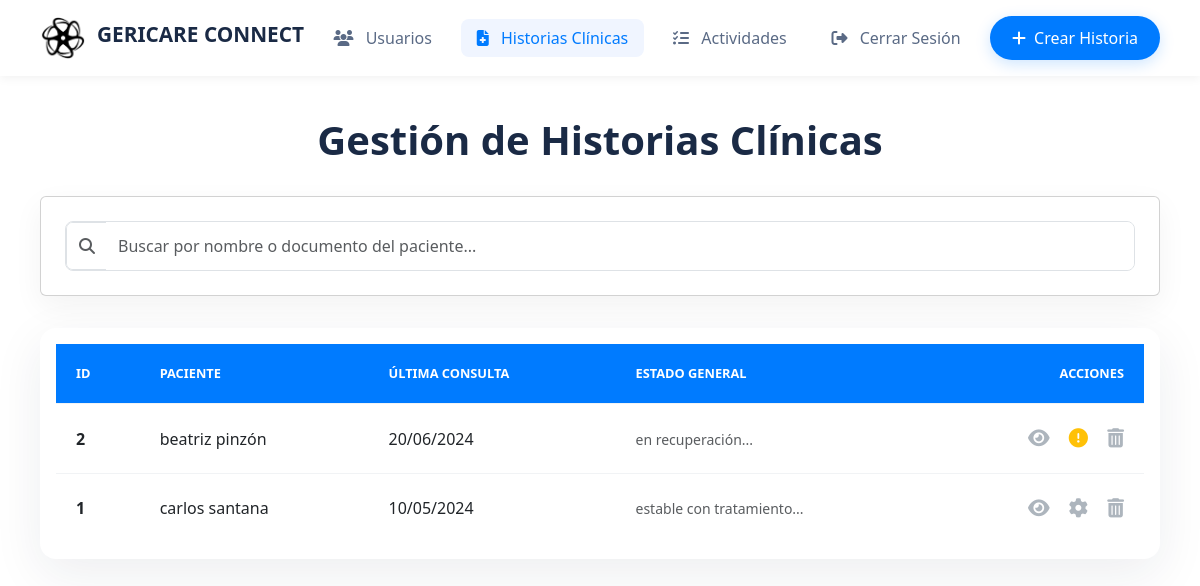
The app's page /views/admin/html_admin/historia_clinica.php (signed in) with its own data.
### tables this page shows
create table tb_historia_clinica (
    id_historia_clinica int primary key auto_increment,
    id_paciente int not null,
    id_usuario_administrador int null,
    estado_salud text null,
    condiciones text null,
    antecedentes_medicos text null,
    alergias text null,
    dietas_especiales text null,
    fecha_ultima_consulta date null,
    observaciones text null,
    estado enum('Activo','Inactivo') default 'Activo'
);

### models/clases/historia_clinica.php (called while the page is built, shortened)
<?php
require_once __DIR__ . '/../data_base/database.php';
class HistoriaClinica {
    private $conn;
    public function __construct() {
        global $conn;
        $this->conn = $conn;
    }
    public function consultarHistorias($busqueda = null) {
        try {
            $stmt = $this->conn->prepare("CALL consultar_historia_clinica(NULL, ?)");
            $stmt->execute([$busqueda]);
            return $stmt->fetchAll(PDO::FETCH_ASSOC);
        } catch (Exception $e) {
            error_log("Error en consultarHistorias: " . $e->getMessage());
            return [];
        }
    }
}
?>

### views/admin/html_admin/historia_clinica.php (the view, shortened to what this page needs)
<?php
require_once __DIR__ . '/../../../models/clases/historia_clinica.php';
$modelo = new HistoriaClinica();
$busqueda = $_GET['busqueda'] ?? '';
$historias = $modelo->consultarHistorias($busqueda);
?>
<!DOCTYPE html>
<html lang="es">
<head>
    <link rel="stylesheet" href="../css_admin/admin_main.css?v=<?= time(); ?>">
    <link rel="stylesheet" href="../libs/bootstrap/css/bootstrap.min.css"><link rel="stylesheet" href="../libs/animate/animate.min.css">
    <link rel="stylesheet" href="https://cdnjs.cloudflare.com/ajax/libs/font-awesome/6.2.0/css/all.min.css"><script src="https://cdn.jsdelivr.net/npm/sweetalert2@11"></script>
</head>
<body>
    <header class="admin-header">
        <div class="logo-container"><img src="../../imagenes/Geri_Logo-..png" alt="Logo" class="logo"><span class="app-name">GERICARE CONNECT</span></div>
        <nav>
            <ul>
                <li><a href="admin_pacientes.php"><i class="fas fa-users"></i> Usuarios</a></li>
                <li><a href="historia_clinica.php" class="active"><i class="fas fa-file-medical"></i> Historias Clínicas</a></li>
                <li><a href="admin_actividades.php"><i class="fas fa-tasks"></i> Actividades</a></li>
                <li><a href="../../../controllers/admin/logout.php"><i class="fas fa-sign-out-alt"></i> Cerrar Sesión</a></li>
            </ul>
        </nav>
        <div class="add-button-container"><a href="form_historia_clinica.php" class="btn-header btn-add-historia"><i class="fas fa-plus"></i> Crear Historia</a></div>
    </header>
    <main class="main-content">
        <div class="content-container">
            <h1 class="animate__animated animate__fadeInDown">Gestión de Historias Clínicas</h1>
            <div class="card search-card animate__animated animate__fadeInUp">
                <form method="GET" action="historia_clinica.php">
                    <div class="input-group">
                        <span class="input-group-text bg-transparent border-end-0 text-muted"><i class="fas fa-search"></i></span>
                        <input type="search" name="busqueda" class="form-control border-start-0" placeholder="Buscar por nombre o documento del paciente..." value="<?= htmlspecialchars($busqueda) ?>">
                    </div>
                </form>
            </div>
            <div class="table-container animate__animated animate__fadeInUp" style="animation-delay: 0.2s;">
                <table>
                    <thead><tr><th>ID</th><th>Paciente</th><th>Última Consulta</th><th>Estado General</th><th class="text-end">Acciones</th></tr></thead>
                    <tbody>
                        <?php if(empty($historias)): ?>
                            <tr><td colspan="5" class="text-center text-muted py-5">No se encontraron historias clínicas.</td></tr>
                        <?php else: foreach($historias as $historia):
                            $estaCompleta = ($historia['med_count'] > 0 || $historia['enf_count'] > 0);
                            $claseIcono = $estaCompleta ? 'fa-cog' : 'fa-exclamation-circle';
                            $claseColor = $estaCompleta ? 'action-gestion' : 'action-edit text-warning';
                        ?>
                            <tr class="animate-row">
                                <td><b><?= $historia['id_historia_clinica'] ?></b></td>
                                <td><?= $historia['paciente_nombre_completo'] ?></td>
                                <td><?= $historia['fecha_formateada'] ?></td>
                                <td><small class="text-muted"><?= htmlspecialchars(substr($historia['estado_salud'], 0, 50)) . '...' ?></small></td>
                                <td class="actions">
                                    <div class="actions-group">
                                        <a href="reporte_hc_completo.php?id=<?= $historia['id_historia_clinica'] ?>" class="action-view" title="Ver Reporte"><i class="fas fa-eye"></i></a>
                                        <a href="form_historia_clinica.php?id=<?= $historia['id_historia_clinica'] ?>" class="<?= $claseColor ?>" title="Gestionar"><i class="fas <?= $claseIcono ?>"></i></a>
                                        <button onclick="confirmarDesactivacion(<?= $historia['id_historia_clinica'] ?>)" class="action-delete" title="Desactivar"><i class="fas fa-trash-alt"></i></button>
                                    </div>
                                </td>
                            </tr>
                        <?php endforeach; endif; ?>
                    </tbody>
                </table>
            </div>
        </div>
    </main>
</body>
</html>

### views/admin/css_admin/admin_main.css (style rules this page uses)
body { font-family: 'Poppins', sans-serif; background-color: #f4f7f9; color: #444; margin: 0; }
.admin-header { background: #ffffff; box-shadow: 0 2px 10px rgba(0, 0, 0, 0.06); padding: 1rem 2.5rem; display: flex; justify-content: space-between; align-items: center; position: sticky; top: 0; z-index: 1020; }
.logo { width: 45px; height: auto; cursor: pointer; margin-right: 12px; transition: transform 0.4s ease; }
.app-name { font-size: 1.3rem; font-weight: 700; color: #1a2a45; }
nav { flex-grow: 1; text-align: center; }
nav ul { list-style: none; margin: 0; padding: 0; display: inline-flex; gap: 0.8rem; }
nav ul li a { text-decoration: none; color: #5a6a85; font-weight: 500; padding: 0.5rem 1rem; border-radius: 8px; transition: all 0.2s ease-in-out; }
nav ul li a.active, nav ul li a:hover { color: #007bff; background-color: #f0f5ff; }
nav ul li a i { margin-right: 0.5rem; }
.add-button-container { display: flex; gap: 1rem; }
.btn-header { border: none; color: white !important; font-weight: 500; border-radius: 50px; padding: 10px 22px; text-decoration: none; transition: all 0.3s ease; display: inline-flex; align-items: center; gap: 0.5rem; }
.btn-add-e, .btn-add-actividad, .btn-add-historia { background: #007bff; box-shadow: 0 4px 15px rgba(0, 123, 255, 0.2); }
.main-content { padding: 2.5rem; }
.content-container { max-width: 1200px; margin: 0 auto; }
.content-container h1 { font-size: 2.5rem; font-weight: 700; color: #1a2a45; margin-bottom: 2rem; text-align: center; }
.search-card { background-color: #fff; border-radius: 1rem; padding: 1.5rem; box-shadow: 0 10px 30px rgba(0,0,0,0.05); margin-bottom: 2rem; }
.search-card .input-group { border: 1px solid #dee2e6; border-radius: 0.5rem; overflow: hidden; }
.search-card .form-control, .search-card .form-select, .search-card .btn { height: 48px; border: none; box-shadow: none !important; }
.table-container { background-color: #ffffff; border-radius: 1rem; padding: 1rem; box-shadow: 0 15px 50px rgba(26, 42, 69, 0.08); overflow: hidden; }
table { width: 100%; border-collapse: collapse; }
table th, table td { padding: 1.25rem; text-align: left; border-bottom: 1px solid #f1f3f5; }
thead th { color: #fff; background-color: #007bff; font-weight: 600; font-size: 0.8rem; text-transform: uppercase; }
tbody tr:last-child td { border-bottom: none; }
.actions-group { display: flex; justify-content: flex-end; align-items: center; gap: 1.2rem; }
.actions-group a, .actions-group button { color: #adb5bd; font-size: 1.2rem; text-decoration: none; transition: all 0.2s ease; border: none; background: transparent; padding: 0; }

### records on screen
tb_historia_clinica: id_historia_clinica "2", paciente_nombre_completo "beatriz pinzón", fecha_formateada "20/06/2024", estado_salud "en recuperación"
tb_historia_clinica: id_historia_clinica "1", paciente_nombre_completo "carlos santana", fecha_formateada "10/05/2024", estado_salud "estable con tratamiento"
